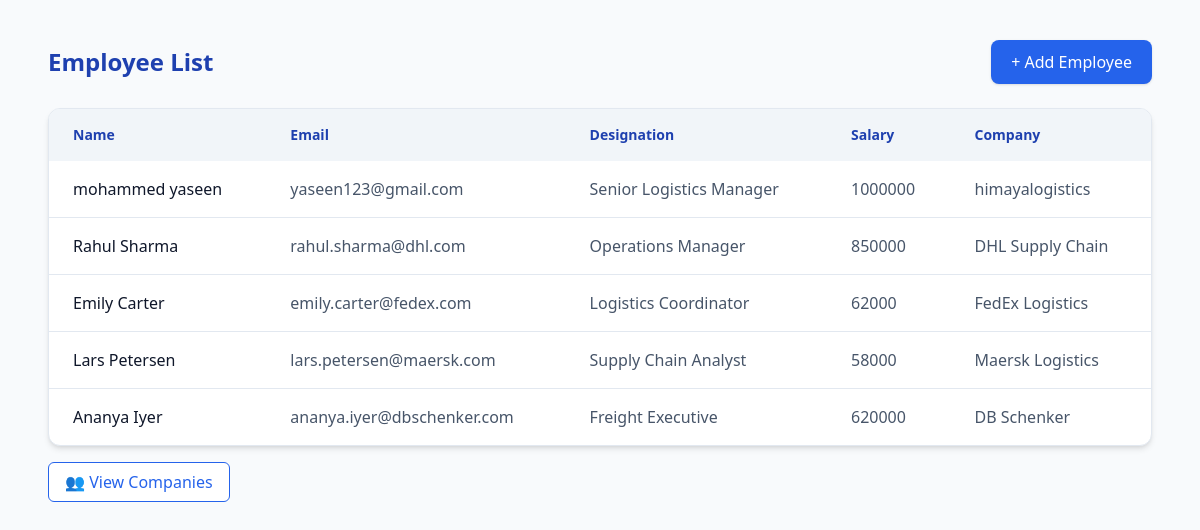
The app's page /company_app/employees/ with its own data.
### company_app/models.py (models this page shows, shortened)
class Employee(models.Model):
   name = models.CharField(max_length=100)
   email = models.EmailField(unique=True)
   designation = models.CharField(max_length=100)
   salary = models.IntegerField()
   company = models.ForeignKey(
   Company,on_delete=models.CASCADE)

class Company(models.Model):
   name = models.CharField(max_length=100)
   location = models.CharField(max_length=100)
   industry = models.CharField(max_length=100)

### company_app/views.py (the view)
# urls.py: path('employees/', views.employee_list, name='employee_list'),
def employee_list(request):
   employees = Employee.objects.select_related('company')
   return render(request, 'company_app/employee_list.html', {'employees': employees})

### company_app/templates/company_app/employee_list.html (shortened to what this page needs)
<!DOCTYPE html>
<html lang="en">
<head>
    <script src="https://cdn.tailwindcss.com"></script>
</head>
<body class="bg-secondary min-h-screen text-slate-800">
    <div class="max-w-6xl mx-auto px-6 py-10">
        <div class="flex items-center justify-between mb-6">
            <h2 class="text-2xl font-semibold text-heading">
                Employee List
            </h2>
            <a href="{% url 'employee_create' %}"
               class="bg-primary hover:bg-blue-700
                      text-white px-5 py-2.5 rounded-lg
                      font-medium transition shadow">
                + Add Employee
            </a>
        </div>
        <div class="bg-white rounded-xl shadow-md border border-slate-200 overflow-x-auto">
            <table class="w-full text-left min-w-[700px]">
                <thead class="bg-slate-100">
                    <tr>
                        <th class="px-6 py-4 text-sm font-semibold text-heading">Name</th>
                        <th class="px-6 py-4 text-sm font-semibold text-heading">Email</th>
                        <th class="px-6 py-4 text-sm font-semibold text-heading">Designation</th>
                        <th class="px-6 py-4 text-sm font-semibold text-heading">Salary</th>
                        <th class="px-6 py-4 text-sm font-semibold text-heading">Company</th>
                    </tr>
                </thead>
                <tbody class="divide-y divide-slate-200">
                    {% for emp in employees %}
                    <tr class="hover:bg-slate-50 transition">
                        <td class="px-6 py-4 font-medium text-slate-900">{{ emp.name }}</td>
                        <td class="px-6 py-4 text-slate-600">{{ emp.email }}</td>
                        <td class="px-6 py-4 text-slate-600">{{ emp.designation }}</td>
                        <td class="px-6 py-4 text-slate-600">{{ emp.salary }}</td>
                        <td class="px-6 py-4 text-slate-600">{{ emp.company.name }}</td>
                    </tr>
                    {% empty %}
                    <tr>
                        <td colspan="5" class="px-6 py-6 text-center text-slate-500">
                            No employees found
                        </td>
                    </tr>
                    {% endfor %}
                </tbody>
            </table>
        </div>
        <div class="mt-6">
            <a href="{% url 'company_list' %}"
               class="bg-white border border-primary text-primary
                      hover:bg-primary hover:text-white
                      px-4 py-2 rounded-md font-medium transition">
                👥 View Companies
            </a>
        </div>
    </div>
</body>
</html>

### records on screen
Employee: name "mohammed yaseen", email "yaseen123@gmail.com", designation "Senior Logistics Manager", salary "1000000", company.name "himayalogistics"
Employee: name "Rahul Sharma", email "rahul.sharma@dhl.com", designation "Operations Manager", salary "850000", company.name "DHL Supply Chain"
Employee: name "Emily Carter", email "emily.carter@fedex.com", designation "Logistics Coordinator", salary "62000", company.name "FedEx Logistics"
Employee: name "Lars Petersen", email "lars.petersen@maersk.com", designation "Supply Chain Analyst", salary "58000", company.name "Maersk Logistics"
Employee: name "Ananya Iyer", email "ananya.iyer@dbschenker.com", designation "Freight Executive", salary "620000", company.name "DB Schenker"
